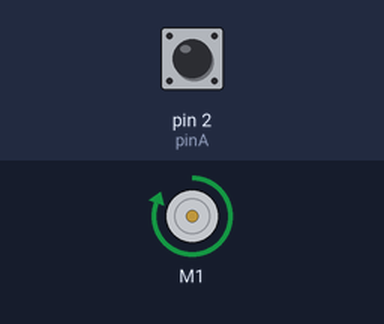
The sketch below on a simulated Arduino Uno, built with avr-gcc and run on an emulated ATmega328P. Parts: DC motor (green arrow = forward, orange = backward, longer = faster). The inputs (shaded band) are chosen by the test bench; at power-on: pin 2 (pinA) HIGH. What the sketch prints to the serial monitor is not drawn.

Above: at 0.1 s.
Timing chart, 0 to 1.6 s (numbered marks = the images above):
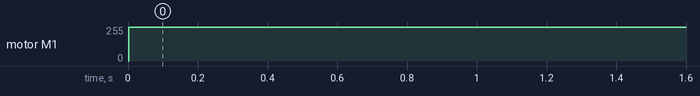

Measured:
- by itself, motor M1: stopped → forward 255/255 at 0.00 s

The sketch:

find_tau.ino
```cpp
#include "DualMC33926MotorShield.h"

#define pinA 2
#define pinB 5
#define numTicks 608

// Create the motor shield object with the default I2C address
DualMC33926MotorShield md;

// Encoder stuff (counters and ticks)
volatile int mCounter;

// For converting from encoder ticks to angles
const float mDivider = numTicks / 360.;
const float pulleyMm = 200.12;

// Current measure
float current;

// Angle measures
float mAngle;
float prevAngle;
float pos;

// Motor velocities
double mVelocity = 400;
double targetSpeed = mVelocity * .63;
double rpmVel;

// Timing
int time;
int prevTime;
int printTime;

void setup() {
  Serial.begin(9600);
  pinMode(pinA, INPUT);
  pinMode(pinB, INPUT);
  pinMode('A0', OUTPUT);
  // enable internal pullup resistors
  digitalWrite(pinA, 1);
  digitalWrite(pinB, 1);
  // using encoders with interrupts
  attachInterrupt(0, ISR_motor, CHANGE);
  // Start motor shield
  md.init();
  //tell PySerial you're ready to go
  Serial.print("Initialized!");
}

void loop() {
  // calculating angle from counters by scaling it
  mAngle = mCounter / mDivider;
  pos = (mAngle / 360.)*pulleyMm;
  current = md.getM1CurrentMilliamps();

  // hard code speed at 255
  md.setM1Speed(mVelocity);

  time = millis();
  rpmVel = (mAngle - prevAngle) * 1000 / 6. / float(time - prevTime);
  prevTime = time;

  // Print stuff
  // if (time-printTime > 5) {
    Serial.println(time);
    Serial.println(mAngle);
    Serial.println(mCounter);
    Serial.println(rpmVel);
    Serial.println(current);
    Serial.print('\n');
    // printTime = time;
  // }

  if (pos > 300) {
    mVelocity = -400;
  } else if (pos < -300) {
    mVelocity = 400;
  }

  prevAngle = mAngle;
}

// Interrupt sequences to increment counters on CHANGE of encoder pins
void ISR_motor()
{
  if (digitalRead(pinA) == digitalRead(pinB)) {
    mCounter--;
  } else {
    mCounter++;
  }
}
```
